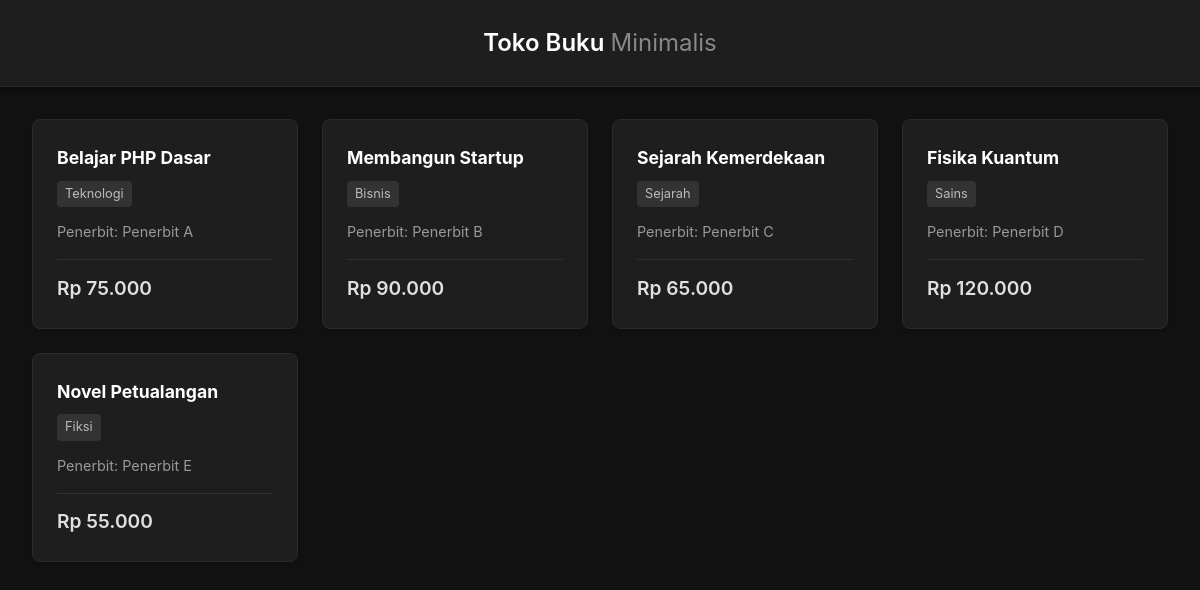
The page / on the database its author committed.
### tables this page shows
CREATE TABLE buku (
    id_buku INT AUTO_INCREMENT PRIMARY KEY,
    judul_buku VARCHAR(255) NOT NULL,
    harga INT NOT NULL,
    id_kategori INT,
    id_penerbit INT,
    FOREIGN KEY (id_kategori) REFERENCES kategori(id_kategori),
    FOREIGN KEY (id_penerbit) REFERENCES penerbit(id_penerbit)
);

CREATE TABLE kategori (
    id_kategori INT AUTO_INCREMENT PRIMARY KEY,
    nama_kategori VARCHAR(100) NOT NULL,
    deskripsi TEXT
);

CREATE TABLE penerbit (
    id_penerbit INT AUTO_INCREMENT PRIMARY KEY,
    nama_penerbit VARCHAR(100) NOT NULL,
    kota_penerbit VARCHAR(100)
);

### index.php (the view, shortened to what this page needs)
<?php include 'services/config.php'; ?>
<!DOCTYPE html>
<html lang="id">
<head>
    <link rel="stylesheet" href="style.css">
</head>
<body>
    <header class="navbar">
        <h1>Toko Buku <span>Minimalis</span></h1>
    </header>
    <main class="container">
        <div class="grid-layout">
            <?php
            $sql = "SELECT buku.judul_buku, buku.harga, kategori.nama_kategori, penerbit.nama_penerbit
                    FROM buku
                    JOIN kategori ON buku.id_kategori = kategori.id_kategori
                    JOIN penerbit ON buku.id_penerbit = penerbit.id_penerbit";
            $result = $conn->query($sql);
            if ($result->num_rows > 0) {
                while($row = $result->fetch_assoc()) {
                    echo '<div class="card">';
                    echo '<h3>' . htmlspecialchars($row["judul_buku"]) . '</h3>';
                    echo '<p class="category">' . htmlspecialchars($row["nama_kategori"]) . '</p>';
                    echo '<p class="publisher">Penerbit: ' . htmlspecialchars($row["nama_penerbit"]) . '</p>';
                    echo '<p class="price">Rp ' . number_format($row["harga"], 0, ',', '.') . '</p>';
                    echo '</div>';
                }
            } else {
                echo "<p>Tidak ada data buku.</p>";
            }
            ?>
        </div>
    </main>
</body>
</html>

### style.css (style rules this page uses)
* { margin: 0; padding: 0; box-sizing: border-box; }
body { background-color: #121212; color: #E0E0E0; font-family: 'Inter', 'Segoe UI', Tahoma, sans-serif; line-height: 1.6; }
.navbar { background-color: #1E1E1E; padding: 1.5rem 2rem; border-bottom: 1px solid #2A2A2A; box-shadow: 0 4px 6px rgba(0,0,0,0.4); text-align: center; }
.navbar h1 { font-size: 1.5rem; font-weight: 600; color: #FFFFFF; }
.navbar span { color: #888; font-weight: 400; }
.container { padding: 2rem; max-width: 1200px; margin: 0 auto; }
.grid-layout { display: grid; grid-template-columns: repeat(auto-fill, minmax(250px, 1fr)); gap: 1.5rem; }
.card { background-color: #1E1E1E; padding: 1.5rem; border: 1px solid #2A2A2A; border-radius: 8px; box-shadow: 0 4px 8px rgba(0,0,0,0.2); display: flex; flex-direction: column; justify-content: space-between; transition: transform 0.2s ease, border-color 0.2s ease; }
.card h3 { font-size: 1.1rem; margin-bottom: 0.5rem; color: #FFF; }
.card .category { font-size: 0.8rem; background-color: #333; padding: 0.2rem 0.5rem; border-radius: 4px; display: inline-block; margin-bottom: 0.8rem; color: #BBB; align-self: flex-start; }
.card .publisher { font-size: 0.9rem; color: #999; margin-bottom: 1rem; }
.card .price { font-size: 1.2rem; font-weight: 600; color: #E0E0E0; border-top: 1px solid #333; padding-top: 0.8rem; margin-top: auto; }

### rows shown on the page
buku: judul_buku "Belajar PHP Dasar", id_kategori.nama_kategori "Teknologi", id_penerbit.nama_penerbit "Penerbit A", harga "75.000"
buku: judul_buku "Membangun Startup", id_kategori.nama_kategori "Bisnis", id_penerbit.nama_penerbit "Penerbit B", harga "90.000"
buku: judul_buku "Sejarah Kemerdekaan", id_kategori.nama_kategori "Sejarah", id_penerbit.nama_penerbit "Penerbit C", harga "65.000"
buku: judul_buku "Fisika Kuantum", id_kategori.nama_kategori "Sains", id_penerbit.nama_penerbit "Penerbit D", harga "120.000"
buku: judul_buku "Novel Petualangan", id_kategori.nama_kategori "Fiksi", id_penerbit.nama_penerbit "Penerbit E", harga "55.000"
